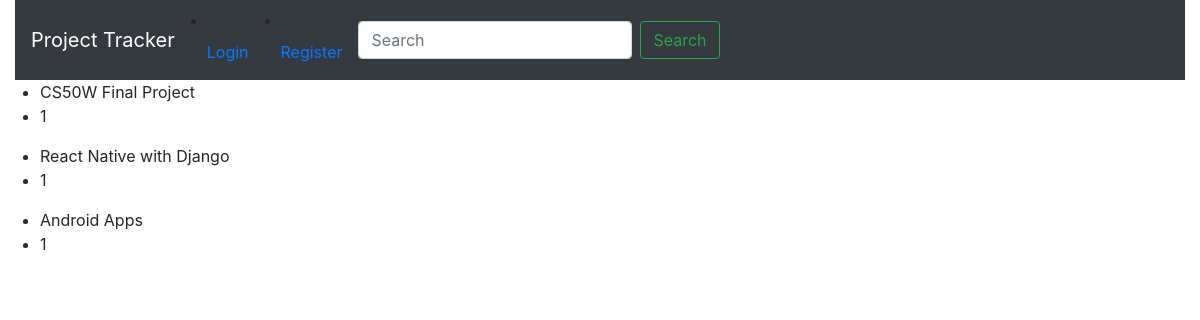
/track, run on an earlier commit of the app's database.
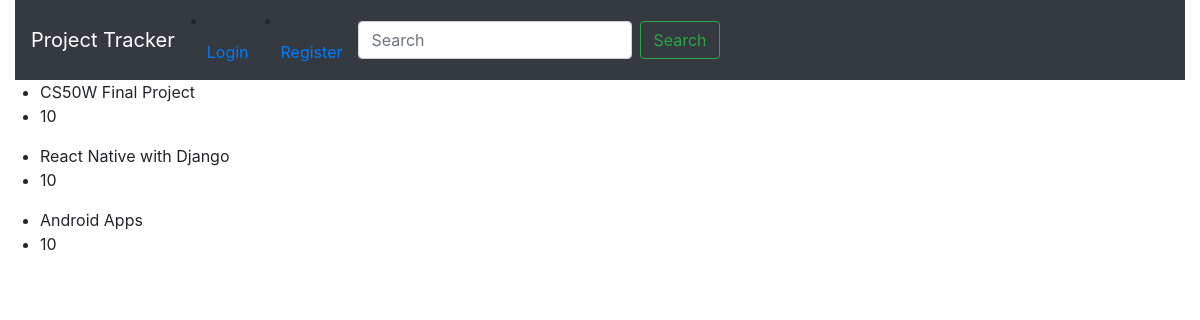
And on a later commit of the database.
### Pmanage/models.py (models this page shows)
class Project(models.Model):
    Project_name=models.CharField(max_length=64)
    team=models.IntegerField()
    complete_percentage=models.IntegerField()
    createdate=datetime.datetime.now()
    max_day=models.IntegerField()

### Pmanage/views.py (the view)
# urls.py: path('track',views.track,name="Track"),
def track(request):
    proj=Project.objects.all()
    for pro in proj:
        projid=pro.id
        filt=Tasks.objects.filter(Pid_id=pro.id)
        for fil in filt:
            print(fil.id)
    return render(request, "Pmanage/Track.html",{"proj": proj})

### Pmanage/templates/Pmanage/Track.html
{% extends 'Pmanage/layout.html' %}
{% block body %}
{% for projects in proj %}
<ul>
    <li>{{projects.Project_name}}</li>
    <li>{{projects.complete_percentage}}</li>
</ul>
{% endfor %}
{% endblock %}

### Pmanage/templates/Pmanage/layout.html (shortened to what this page needs)
{% load static %}
<!DOCTYPE html>
<html>
    <head>
        <link rel="stylesheet" href="https://maxcdn.bootstrapcdn.com/bootstrap/4.0.0/css/bootstrap.min.css">
    </head>
    <body>
        <div class="container-fluid">
<nav class="navbar navbar-expand-lg navbar-dark bg-dark">
    <a class="navbar-brand" href="#">Project Tracker</a>
  {% if user.is_authenticated %}
    <div class="collapse navbar-collapse" id="navbarSupportedContent">
      <ul class="navbar-nav mr-auto">
        <li class="nav-item active">
          <a class="nav-link" href="{% url 'Create' %}">Create Project </a>
        </li>
          <li class="nav-item active">
          <a class="nav-link" href="{% url 'All_Project' %}">Projects</a>
        </li>
        <li class="nav-item">
          <a class="nav-link" href="{% url 'Track' %}">Track</a>
        </li>
        <li class="nav-item">
            <a class="nav-link" href="{% url 'Release' %}">Release</a>
          </li>
          <li class="nav-item">
            <a class="nav-link" href="{% url 'Report' %}">Report</a>
          </li>
           <li class="nav-item">
            <a class="nav-link" href="{% url 'Logout' %}">Logout</a>
          </li>
          {% else %}
          <li class="nav-item">
            <a class="nav-link" href="{% url 'Login' %}">Login</a>
          </li>
          <li class="nav-item">
            <a class="nav-link" href="{% url 'Report' %}">Register</a>
          </li>
          {% endif  %}
      <form class="form-inline my-2 my-lg-0">
        <input class="form-control mr-sm-2" type="search" placeholder="Search" aria-label="Search">
        <button class="btn btn-outline-success my-2 my-sm-0" type="submit">Search</button>
      </form>
    </div>
        {% block body %}
        {% endblock body %}
    </body>
</html>

What changed in the data, as far as the page shows it:
changed Project "CS50W Final Project": complete_percentage "1" → "10"
changed Project "React Native with Django": complete_percentage "1" → "10"
changed Project "Android Apps": complete_percentage "1" → "10"
